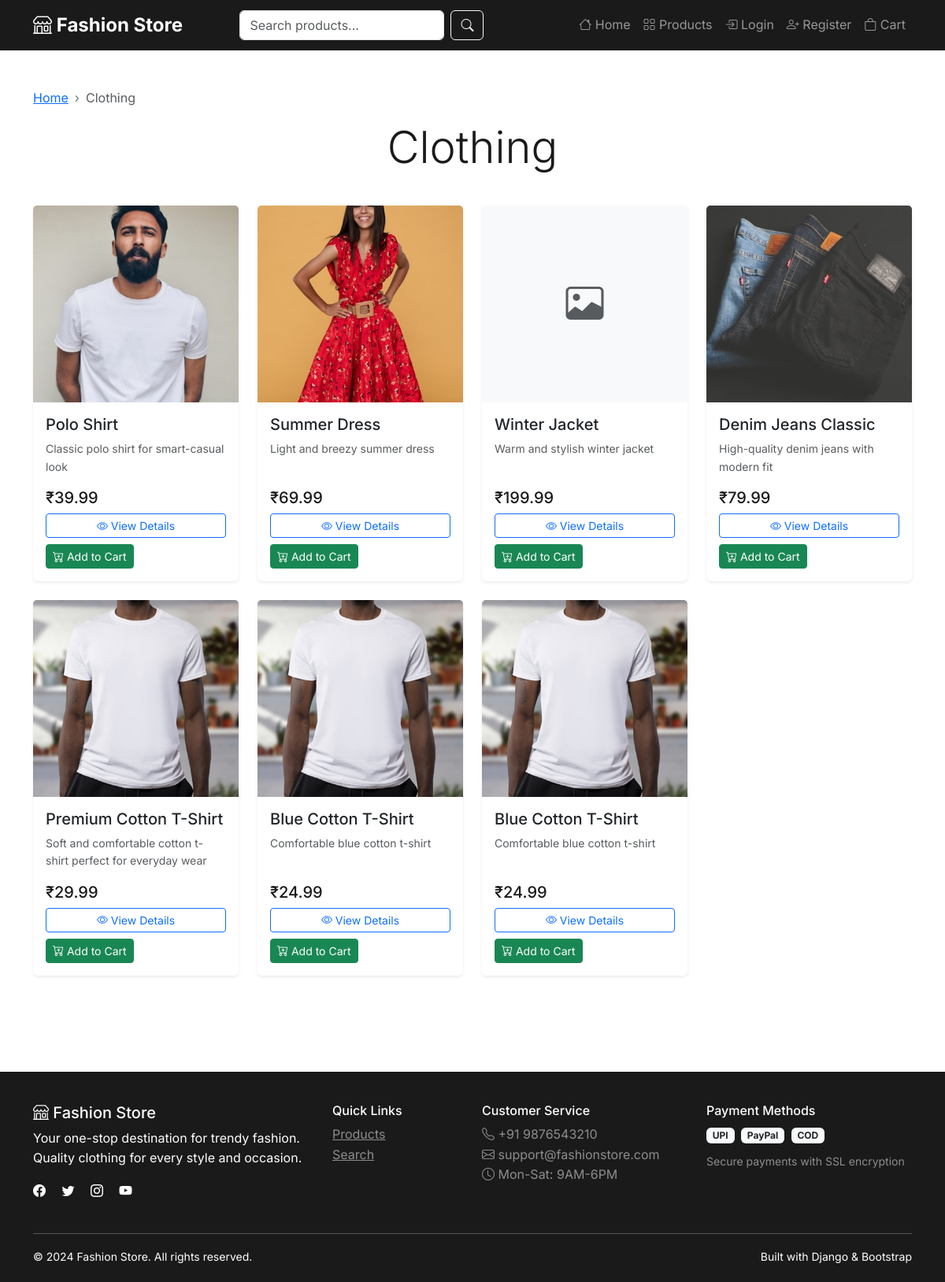
/category/clothing/, run on the app's committed database.
### shop/models.py (models this page shows, shortened)
class Category(models.Model):
    name = models.CharField(max_length=200, unique=True)
    slug = models.SlugField(max_length=200, unique=True)
    description = models.TextField(blank=True)
    image = models.ImageField(upload_to='categories/', blank=True, null=True)
    created_at = models.DateTimeField(auto_now_add=True)
    updated_at = models.DateTimeField(auto_now=True)
    class Meta:
        ordering = ['name']
        verbose_name_plural = 'Categories'

class Product(models.Model):
    SIZE_CHOICES = [
        ('XS', 'Extra Small'),
        ('S', 'Small'),
        ('M', 'Medium'),
        ('L', 'Large'),
        ('XL', 'Extra Large'),
        ('XXL', 'Double Extra Large'),
    ]
    COLOR_CHOICES = [
        ('red', 'Red'),
        ('blue', 'Blue'),
        ('green', 'Green'),
        ('black', 'Black'),
        ('white', 'White'),
        ('gray', 'Gray'),
        ('navy', 'Navy'),
        ('pink', 'Pink'),
        ('yellow', 'Yellow'),
        ('purple', 'Purple'),
        ('brown', 'Brown'),
        ('orange', 'Orange'),
    ]
    name = models.CharField(max_length=200)
    slug = models.SlugField(max_length=200, unique=True)
    category = models.ForeignKey(Category, on_delete=models.CASCADE, related_name='products')
    description = models.TextField()
    price = models.DecimalField(max_digits=10, decimal_places=2, validators=[MinValueValidator(0.01)])
    stock = models.PositiveIntegerField(default=0)
    available = models.BooleanField(default=True)
    weight_kg = models.DecimalField(
        max_digits=6,
        decimal_places=3,
        default=0.100,
        validators=[MinValueValidator(0.001)],
        help_text="Product weight in kilograms (e.g., 0.500 for 500g)"
    )
    size = models.CharField(max_length=3, choices=SIZE_CHOICES, default='M')
    color = models.CharField(max_length=20, choices=COLOR_CHOICES, default='black')
    material = models.CharField(max_length=100, blank=True)
    brand = models.CharField(max_length=100, blank=True)
    image = models.ImageField(upload_to='products/%Y/%m/%d/', blank=True, null=True)
    image_2 = models.ImageField(upload_to='products/%Y/%m/%d/', blank=True, null=True)
    image_3 = models.ImageField(upload_to='products/%Y/%m/%d/', blank=True, null=True)
    meta_description = models.CharField(max_length=160, blank=True)
    meta_keywords = models.CharField(max_length=200, blank=True)
    created_at = models.DateTimeField(auto_now_add=True)
    updated_at = models.DateTimeField(auto_now=True)
    class Meta:
        ordering = ['-created_at']
        indexes = [
            models.Index(fields=['slug']),
            models.Index(fields=['available']),
            models.Index(fields=['created_at']),
        ]

### shop/views.py (the view)
# urls.py: path('category/<slug:slug>/', views.CategoryDetailView.as_view(), name='category_detail'),
class CategoryDetailView(DetailView):
    model = Category
    template_name = 'shop/category_detail.html'
    context_object_name = 'category'
    def get_context_data(self, **kwargs):
        context = super().get_context_data(**kwargs)
        category = self.get_object()
        products = Product.objects.filter(
            category=category, available=True
        ).order_by('-created_at')
        paginator = Paginator(products, 12)
        page_number = self.request.GET.get('page')
        page_obj = paginator.get_page(page_number)
        context['products'] = page_obj
        context['is_paginated'] = page_obj.has_other_pages()
        context['page_obj'] = page_obj
        return context

### shop/cart.py (called while the page is built)
    def get_item_count(self):
        return sum(item['quantity'] for item in self.cart.values())

### shop/context_processors.py (called while the page is built)
def cart(request):
    return {'cart': Cart(request)}

### templates/shop/category_detail.html (shortened to what this page needs)
{% extends 'base.html' %}
{% block content %}
<div class="container py-5">
    <div class="row">
        <div class="col-12">
            <nav aria-label="breadcrumb">
                <ol class="breadcrumb">
                    <li class="breadcrumb-item"><a href="{% url 'shop:product_list' %}">Home</a></li>
                    <li class="breadcrumb-item active" aria-current="page">{{ category.name }}</li>
                </ol>
            </nav>
        </div>
    </div>
    <div class="row mb-4">
        <div class="col-12">
            <h1 class="display-4 text-center mb-3">{{ category.name }}</h1>
        </div>
    </div>
    {% if products %}
        <div class="row">
            {% for product in products %}
            <div class="col-lg-3 col-md-4 col-sm-6 mb-4">
                <div class="card h-100 shadow-sm">
                    <div class="position-relative">
                        {% if product.image %}
                            <img src="{{ product.image.url }}" class="card-img-top" alt="{{ product.name }}" style="height: 250px; object-fit: cover;">
                        {% else %}
                            <div class="card-img-top bg-light d-flex align-items-center justify-content-center" style="height: 250px;">
                                <i class="bi bi-image text-muted" style="font-size: 3rem;"></i>
                            </div>
                        {% endif %}
                    </div>
                    <div class="card-body d-flex flex-column">
                        <h5 class="card-title">{{ product.name }}</h5>
                        <p class="card-text text-muted small">{{ product.description|truncatewords:15 }}</p>
                        <div class="mt-auto">
                            <div class="d-flex justify-content-between align-items-center mb-2">
                                <span class="h5 text-primary mb-0">₹{{ product.price }}</span>
                            </div>
                            <div class="d-grid gap-2">
                                <a href="{% url 'shop:product_detail' product.slug %}" class="btn btn-outline-primary btn-sm">
                                    <i class="bi bi-eye"></i> View Details
                                </a>
                                {% if product.available %}
                                    <form method="post" action="{% url 'shop:cart_add' product.id %}" class="add-to-cart-form">
                                        <button type="submit" class="btn btn-success btn-sm">
                                            <i class="bi bi-cart-plus"></i> Add to Cart
                                        </button>
                                    </form>
                                {% else %}
                                    <button class="btn btn-secondary btn-sm" disabled>
                                        <i class="bi bi-x-circle"></i> Out of Stock
                                    </button>
                                {% endif %}
                            </div>
                        </div>
                    </div>
                </div>
            </div>
            {% endfor %}
        </div>
    {% endif %}
</div>
{% endblock %}

### templates/base.html (shortened to what this page needs)
<!DOCTYPE html>
<html lang="en" prefix="og: http://ogp.me/ns#">
<head>
    <meta property="og:image" content="{% block og_image %}{{ request.scheme }}://{{ request.get_host }}{% load static %}{% static 'images/og-image.jpg' %}{% endblock %}">
    <meta property="twitter:image" content="{% block twitter_image %}{{ request.scheme }}://{{ request.get_host }}{% load static %}{% static 'images/twitter-image.jpg' %}{% endblock %}">
    <link href="https://cdn.jsdelivr.net/npm/bootstrap@5.3.0/dist/css/bootstrap.min.css" rel="stylesheet">
    <link rel="stylesheet" href="https://cdn.jsdelivr.net/npm/bootstrap-icons@1.11.0/font/bootstrap-icons.css">
</head>
<body>
    <nav class="navbar navbar-expand-lg navbar-dark bg-primary sticky-top">
        <div class="container">
            <a class="navbar-brand" href="{% url 'shop:home' %}">
                <i class="bi bi-shop"></i> Fashion Store
            </a>
            <div class="collapse navbar-collapse" id="navbarNav">
                <form class="d-flex search-form mx-auto" method="get" action="{% url 'shop:product_search' %}">
                    <input class="form-control me-2" type="search" name="query" placeholder="Search products..."
                           value="{{ request.GET.query }}">
                    <button class="btn btn-outline-light" type="submit">
                        <i class="bi bi-search"></i>
                    </button>
                </form>
                <ul class="navbar-nav ms-auto">
                    <li class="nav-item">
                        <a class="nav-link" href="{% url 'shop:home' %}">
                            <i class="bi bi-house"></i> Home
                        </a>
                    </li>
                    <li class="nav-item">
                        <a class="nav-link" href="{% url 'shop:product_list' %}">
                            <i class="bi bi-grid"></i> Products
                        </a>
                    </li>
                    {% if user.is_authenticated %}
                        <li class="nav-item">
                            <a class="nav-link" href="{% url 'shop:wishlist' %}">
                                <i class="bi bi-heart"></i> Wishlist
                            </a>
                        </li>
                        <li class="nav-item">
                            <a class="nav-link" href="{% url 'shop:order_history' %}">
                                <i class="bi bi-clock-history"></i> Orders
                            </a>
                        </li>
                        <li class="nav-item dropdown">
                            <a class="nav-link dropdown-toggle" href="#" role="button" data-bs-toggle="dropdown">
                                <i class="bi bi-person-circle"></i> {{ user.get_full_name|default:user.username }}
                            </a>
                            <ul class="dropdown-menu">
                                <li><a class="dropdown-item" href="{% url 'shop:profile' %}">
                                    <i class="bi bi-person"></i> Profile
                                </a></li>
                                <li><hr class="dropdown-divider"></li>
                                <li><a class="dropdown-item" href="{% url 'account_logout' %}">
                                    <i class="bi bi-box-arrow-right"></i> Logout
                                </a></li>
                            </ul>
                        </li>
                    {% else %}
                        <li class="nav-item">
                            <a class="nav-link" href="{% url 'account_login' %}">
                                <i class="bi bi-box-arrow-in-right"></i> Login
                            </a>
                        </li>
                        <li class="nav-item">
                            <a class="nav-link" href="{% url 'account_signup' %}">
                                <i class="bi bi-person-plus"></i> Register
                            </a>
                        </li>
                    {% endif %}
                    <li class="nav-item">
                        <a class="nav-link position-relative" href="{% url 'shop:cart_detail' %}">
                            <i class="bi bi-bag"></i> Cart
                        </a>
                    </li>
                </ul>
            </div>
        </div>
    </nav>
    <main>
        {% block content %}{% endblock %}
    </main>
    <footer class="footer">
        <div class="container">
            <div class="row">
                <div class="col-md-4 mb-4">
                    <h5><i class="bi bi-shop"></i> Fashion Store</h5>
                    <p>Your one-stop destination for trendy fashion. Quality clothing for every style and occasion.</p>
                    <div class="social-links">
                        <a href="#" class="text-white me-3"><i class="bi bi-facebook"></i></a>
                        <a href="#" class="text-white me-3"><i class="bi bi-twitter"></i></a>
                        <a href="#" class="text-white me-3"><i class="bi bi-instagram"></i></a>
                        <a href="#" class="text-white"><i class="bi bi-youtube"></i></a>
                    </div>
                </div>
                <div class="col-md-2 mb-4">
                    <h6>Quick Links</h6>
                    <ul class="list-unstyled">
                        <li><a href="{% url 'shop:product_list' %}" class="text-white-50">Products</a></li>
                        <li><a href="{% url 'shop:product_search' %}" class="text-white-50">Search</a></li>
                    </ul>
                </div>
                <div class="col-md-3 mb-4">
                    <h6>Customer Service</h6>
                    <ul class="list-unstyled">
                        <li class="text-white-50"><i class="bi bi-telephone"></i> +91 9876543210</li>
                        <li class="text-white-50"><i class="bi bi-envelope"></i> support@fashionstore.com</li>
                        <li class="text-white-50"><i class="bi bi-clock"></i> Mon-Sat: 9AM-6PM</li>
                    </ul>
                </div>
                <div class="col-md-3 mb-4">
                    <h6>Payment Methods</h6>
                    <div class="payment-methods">
                        <span class="badge bg-light text-dark me-1">UPI</span>
                        <span class="badge bg-light text-dark me-1">PayPal</span>
                        <span class="badge bg-light text-dark">COD</span>
                    </div>
                    <div class="mt-2">
                        <small class="text-white-50">Secure payments with SSL encryption</small>
                    </div>
                </div>
            </div>
            <hr class="border-light">
            <div class="row">
                <div class="col-md-6">
                    <small>&copy; 2024 Fashion Store. All rights reserved.</small>
                </div>
                <div class="col-md-6 text-end">
                    <small>Built with Django & Bootstrap</small>
                </div>
            </div>
        </div>
    </footer>
</body>
</html>

### templates/base.html (style rules this page uses)
:root { --primary-color: #1a1a1a; --secondary-color: #d4af37; --accent-color: #f39c12; --light-gray: #f8f9fa; --dark-gray: #2d2d2d; --luxury-gold: #d4af37; }
body { font-family: 'Inter', 'Segoe UI', Tahoma, Geneva, Verdana, sans-serif; line-height: 1.6; color: #1a1a1a; }
.navbar-brand { font-weight: bold; font-size: 1.5rem; }
.card { transition: transform 0.3s ease, box-shadow 0.3s ease; border: none; box-shadow: 0 2px 4px rgba(0,0,0,0.1); }
.text-primary { color: var(--primary-color) !important; }
.bg-primary { background-color: var(--primary-color) !important; }
.footer { background-color: var(--primary-color); color: white; padding: 40px 0 20px; margin-top: 50px; }
.search-form { max-width: 500px; }
.breadcrumb { background-color: transparent; padding: 0; }
.breadcrumb-item + .breadcrumb-item::before { content: "›"; color: #6c757d; }

### data on the page
Category: name "Clothing"
Product: image (picture), name "Polo Shirt", description "Classic polo shirt for smart-casual look", price "39.99", available True (drawn)
Product: image (picture), name "Summer Dress", description "Light and breezy summer dress", price "69.99", available True (drawn)
Product: name "Winter Jacket", description "Warm and stylish winter jacket", price "199.99", available True (drawn)
Product: image (picture), name "Denim Jeans Classic", description "High-quality denim jeans with modern fit", price "79.99", available True (drawn)
Product: image (picture), name "Premium Cotton T-Shirt", description "Soft and comfortable cotton t-shirt perfect for everyday wear", price "29.99", available True (drawn)
Product: image (picture), name "Blue Cotton T-Shirt", description "Comfortable blue cotton t-shirt", price "24.99", available True (drawn)
Product: image (picture), name "Blue Cotton T-Shirt", description "Comfortable blue cotton t-shirt", price "24.99", available True (drawn)
